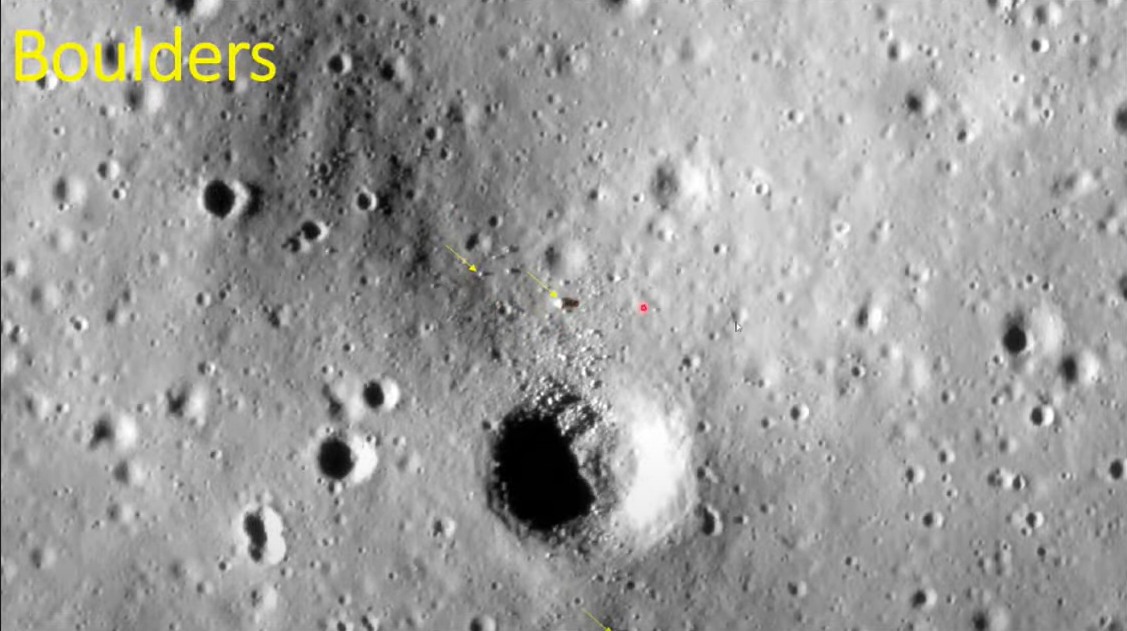
#> input picture rock.jpg.png, 1127 x 631 px
$ python rock_detector.py
#> lines starting #> are read from the running program, lines starting #| are printed output that depends on the picture
import cv2

# Load the image
image = cv2.imread('rock.jpg.png')  # Image file should be in the same folder
#> image is the input picture: shape (631, 1127, 3); mean B, G, R 155.6, 157.1, 157.2
if image is None:
    print("Image not found. Check the filename.")
    exit()

# Convert to grayscale
gray = cv2.cvtColor(image, cv2.COLOR_BGR2GRAY)

# Detect edges
edges = cv2.Canny(gray, 100, 200)
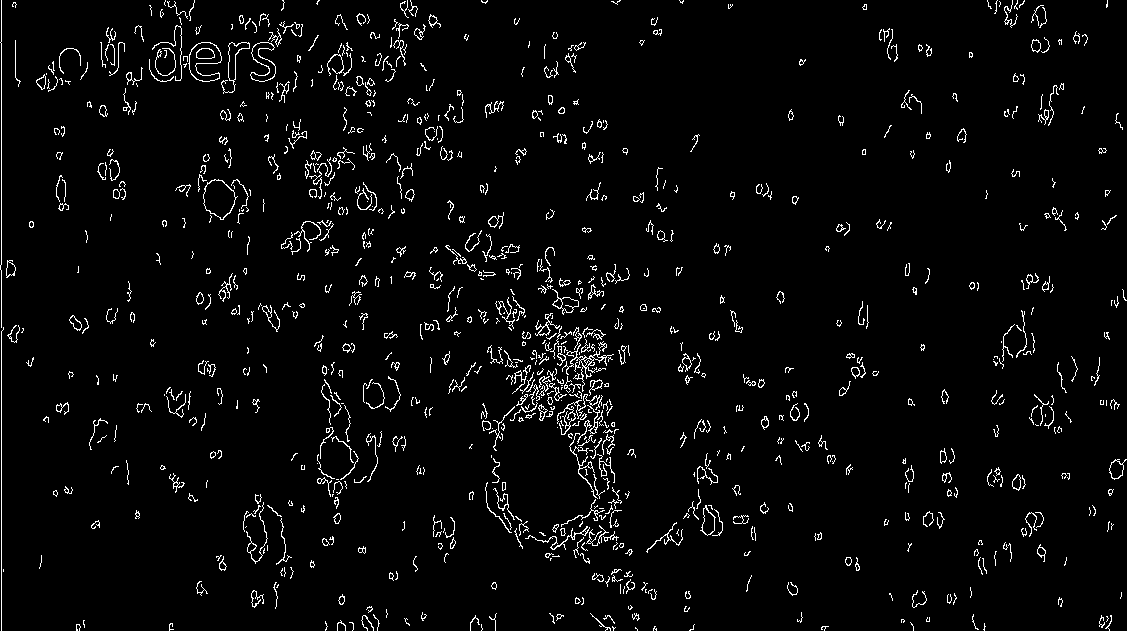
#> edges: shape (631, 1127); 3.5% white in thin lines or dots

# Show images
cv2.imshow("Original", image)
cv2.imshow("Edges", edges)

cv2.waitKey(0)
cv2.destroyAllWindows()
